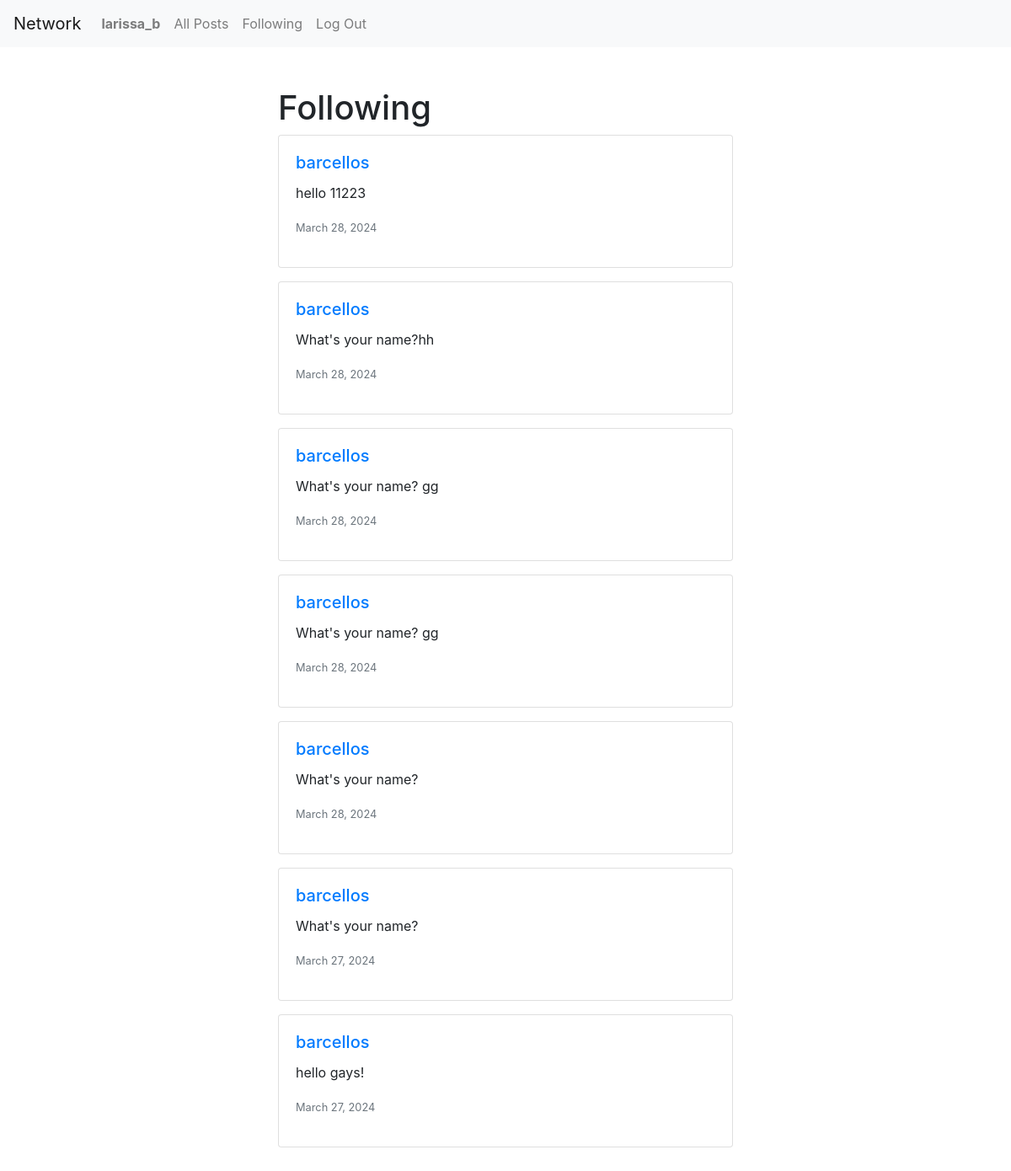
Screenshot of /Following/ (signed in) with the database file from the repository.
### network/models.py (models this page shows, shortened)
class User(AbstractUser):
    pass

class Post(models.Model):
    content = models.CharField(max_length=100)
    user = models.ForeignKey(User, on_delete=models.CASCADE)
    date = models.DateField(auto_now_add=True)

### network/views.py (the view)
# urls.py: path('Following/', views.Following, name="Following"),
def Following(request):
    current_user = request.user
    following_users = Follow.objects.filter(user=current_user).values_list('user_follower', flat=True)
    all_posts = Post.objects.filter(user__in=following_users).order_by('-id')
    paginator =  Paginator(all_posts, 10)
    page_number = request.GET.get('page')
    post_of_the_page = paginator.get_page(page_number)
    return render(request, "network/Follower.html", {
         "posts": all_posts,
         "posts_of_the_page":post_of_the_page
    })

### network/templates/network/Follower.html (shortened to what this page needs)
{% extends "network/layout.html" %}
{% block body %}
<div class="container mt-5">
    <div class="row">
        <div class="col-md-6 offset-md-3">
            <h1>Following</h1>
            {% for inf in posts_of_the_page %}
            <div class="card mb-3">
                <div class="card-body">
                    <h5 class="card-title"><a href="{% url 'perfil' inf.user.id %}">{{ inf.user.username }}</a></h5>
                    <p class="card-text">{{ inf.content }}</p>
                    <p class="card-text"><small class="text-muted">{{ inf.date }}</small></p>
                </div>
            </div>
            {% endfor %}
        </div>
    </div>
</div>
{% endblock %}

### network/templates/network/layout.html (shortened to what this page needs)
{% load static %}
<!DOCTYPE html>
<html lang="en">
    <head>
        <link rel="stylesheet" href="https://stackpath.bootstrapcdn.com/bootstrap/4.4.1/css/bootstrap.min.css">
        <link href="{% static 'network/styles.css' %}" rel="stylesheet">
        <link rel="stylesheet" href="https://cdnjs.cloudflare.com/ajax/libs/font-awesome/4.7.0/css/font-awesome.min.css">
    </head>
    <body>
        <nav class="navbar navbar-expand-lg navbar-light bg-light">
            <a class="navbar-brand" href="#">Network</a>
            <div>
              <ul class="navbar-nav mr-auto">
                {% if user.is_authenticated %}
                    <li class="nav-item">
                        <a class="nav-link" href="#"><strong>{{ user.username }}</strong></a>
                    </li>
                {% endif %}
                <li class="nav-item">
                  <a class="nav-link" href="{% url 'index' %}">All Posts</a>
                </li>
                {% if user.is_authenticated %}
                    <li class="nav-item">
                        <a class="nav-link" href="{% url 'Following' %}">Following</a>
                    </li>
                    <li class="nav-item">
                        <a class="nav-link" href="{% url 'logout' %}">Log Out</a>
                    </li>
                {% endif %}
              </ul>
            </div>
          </nav>
        <div class="body">
            {% block body %}
            {% endblock %}
        </div>
    </body>
</html>

### rows the page displays
User: username "larissa_b"
Post: user.username "barcellos", content "hello 11223", date "March 28, 2024"
Post: user.username "barcellos", content "What's your name?hh", date "March 28, 2024"
Post: user.username "barcellos", content "What's your name? gg", date "March 28, 2024"
Post: user.username "barcellos", content "What's your name? gg", date "March 28, 2024"
Post: user.username "barcellos", content "What's your name?", date "March 28, 2024"
Post: user.username "barcellos", content "What's your name?", date "March 27, 2024"
Post: user.username "barcellos", content "hello gays!", date "March 27, 2024"
